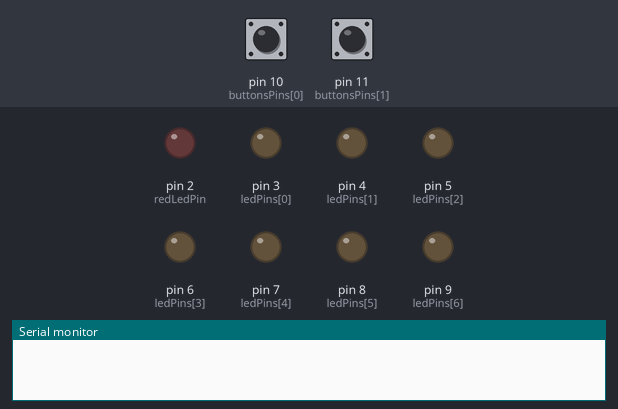
Bench run of a sketch on a simulated Arduino Uno, built with avr-gcc and run on an emulated ATmega328P. On the bench: output pins drawn as LEDs (lit = HIGH), the last lines printed to the serial monitor. Dashed ring = blinking. Inputs (shaded band) come from the test bench; at power-on: pin 10 (buttonsPins[0]) LOW, pin 11 (buttonsPins[1]) LOW.

Above: at 1.2 s.
1.3 s: pin 10 (buttonsPins[0]) pulled HIGH for 0.15 s
At 2.2 s:
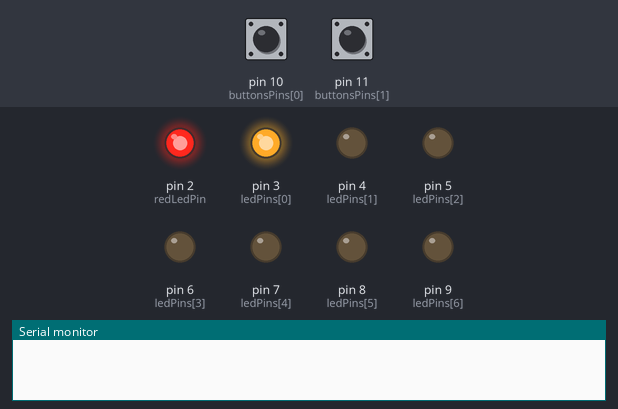
4.4 s: pin 11 (buttonsPins[1]) pulled HIGH for 0.15 s
At 5.74 s:
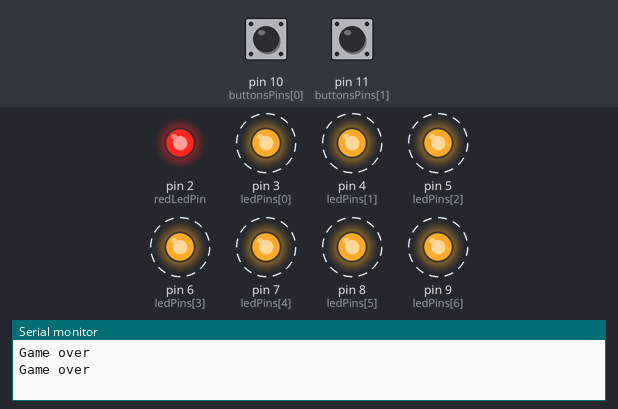
7.5 s: pin 11 (buttonsPins[1]) pulled HIGH for 1 s
At 11.2 s:
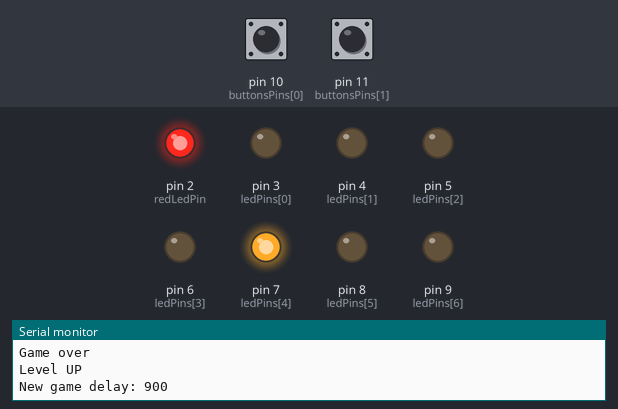
11.5 s: pin 11 (buttonsPins[1]) pulled HIGH for 3.2 s
16.2 s: pin 10 (buttonsPins[0]) pulled HIGH for 1 s
At 19.5 s:
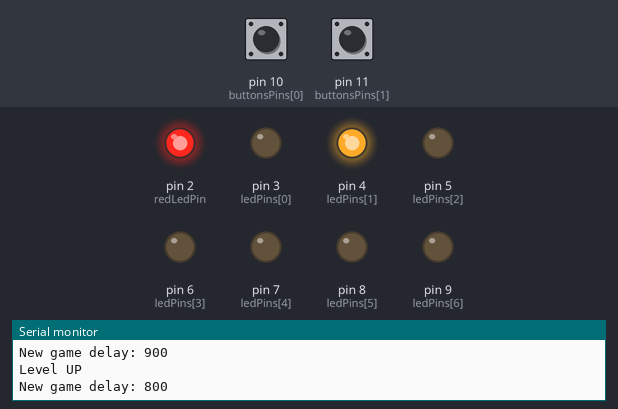
Timing chart, 0 to 20.2 s (numbered marks = the images above; inputs shaded):
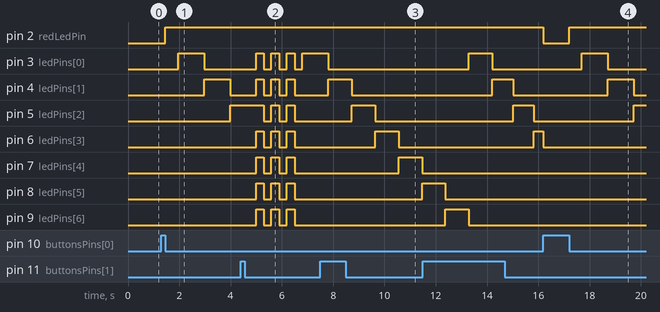

Measured:
- after the input at 1.3 s, pin 2 (redLedPin): LOW → HIGH after 0.15 s; pin 3 (ledPins[0]): LOW → HIGH after 0.65 s, → LOW 1.0 s later; pin 4 (ledPins[1]): LOW → HIGH after 1.7 s, → LOW 1.0 s later; pin 5 (ledPins[2]): LOW → HIGH after 2.7 s
- after the input at 4.4 s, pin 3 (ledPins[0]): alternates HIGH for 0.30 s and LOW for 0.30 s, 7 changes in all, then stays HIGH, starting after 0.60 s; pin 4 (ledPins[1]), pin 9 (ledPins[6]): alternates HIGH for 0.30 s and LOW for 0.30 s, 6 changes in all, then stays LOW, starting after 0.60 s
- after the input at 7.5 s, pin 7 (ledPins[4]): LOW → HIGH after 3.1 s instead of 3.4 s; pin 8 (ledPins[5]): LOW → HIGH after 4.0 s
- after the input at 16.2 s, pin 2 (redLedPin): HIGH → LOW at once, → HIGH 1.0 s later; pin 4 (ledPins[1]): LOW → HIGH after 2.5 s instead of 3.7 s; pin 5 (ledPins[2]): LOW → HIGH after 3.5 s; pin 6 (ledPins[3]): HIGH → LOW after 0.00 s instead of 0.44 s; pin 7 (ledPins[4]): stays LOW (without the input it goes to HIGH after 0.44 s)
- by itself, pin 7 (ledPins[4]), pin 8 (ledPins[5]): alternates HIGH for 0.30 s and LOW for 0.30 s, 6 changes in all, then stays LOW

The sketch:

LEDReactionTimeGame.ino
```cpp
#define NIGHT_VALUE 60
#define GAME_DELAY 1000
int redLedPin = 2;
int ledPins[] = {3,4,5,6,7,8,9};
int buttonsPins[] = {10,11};
unsigned long gameLedDelay = GAME_DELAY;

bool gameOver = false;
int level = 1;


void setup() {
  // put your setup code here, to run once:
  Serial.begin(9600);
  pinMode(redLedPin, OUTPUT);
  digitalWrite(redLedPin, LOW);

  // Init buttons pins
  for (int i = 0; i < 2; i++) {
    pinMode(buttonsPins[i], INPUT);
  }

  // Init leds pins
  for (int i = 0; i < 7; i++) {
    pinMode(ledPins[i], OUTPUT);
    digitalWrite(ledPins[i], LOW);
  }

  level = 1;

}

void loop() {
  // put your main code here, to run repeatedly:


  // while (true) {
  //     Serial.println(digitalRead(10));
  // }
  if(digitalRead(buttonsPins[0]) == 1){

    while (digitalRead(buttonsPins[0]) == 1) {
    }
    // init game
    digitalWrite(redLedPin, HIGH);
    delay(500);
    int ledIndex = 0;
    // unsigned long newGameDelay = gameLedDelay;
    int buttonPrevious1 = 0;
    int buttonPrevious2 = 0;

    while(true){
      digitalWrite(ledPins[ledIndex], HIGH);

      for(int i = 0; i < gameLedDelay; i++){
        bool buttonClicked = false;
        delay(1);

        if(digitalRead(buttonsPins[0]) == 1){
          // Reset game and turn of game;
          resetGame();
          digitalWrite(redLedPin, LOW);
          digitalWrite(ledPins[ledIndex], LOW);
          delay(200);
          return;
        }


        buttonPrevious2 = buttonPrevious1;
        buttonPrevious1 = digitalRead(buttonsPins[1]);


        // if(digitalRead(buttonsPins[1]) == 1 || analogRead(A0) < NIGHT_VALUE){

        //   Serial.println("DOWN");
        //    if(digitalRead(buttonsPins[1]) != 1 && analogRead(A0) > NIGHT_VALUE){
        //     Serial.println("UP");
        //       buttonClicked = true;
        //       // delay(200);
        //    }else{
        //     buttonClicked = false;
        //    }
        // }


        if(buttonPrevious2 > buttonPrevious1){
          // if(buttonClicked){
          if(ledIndex < 2){
            Serial.println("Level UP");
            gameLedDelay -= 100;
            if(gameLedDelay < 200){
              gameLedDelay = 100;
            }
            level++;
            Serial.print("New game delay: ");
            Serial.println(gameLedDelay);
          }else{
            gameOver = true;
            Serial.println("Game over");
          }
          buttonClicked = false;
        }
      }
      digitalWrite(ledPins[ledIndex], LOW);

      if(gameOver){
        resetGame();
        gameLedDelay = GAME_DELAY;
        ledIndex = 0;
        Serial.println("Game over");
        gameOverBlink();
        continue;
      }
      ledIndex++;
      if(ledIndex == 7){
        ledIndex = 0;
        // gameLedDelay = newGameDelay;
      }
    }

  }


}

void resetGame(){
  level = 1;
  gameLedDelay = GAME_DELAY;
  gameOver = false;
}

void gameOverBlink(){

    for (int i = 0 ; i < 3; i++) {
        for (int i = 0; i < 7; i++) {
      digitalWrite(ledPins[i], HIGH);
    }
    delay(300);
    for (int i = 0; i < 7; i++) {
      digitalWrite(ledPins[i], LOW);
    }
    delay(300);
  }

}
```
